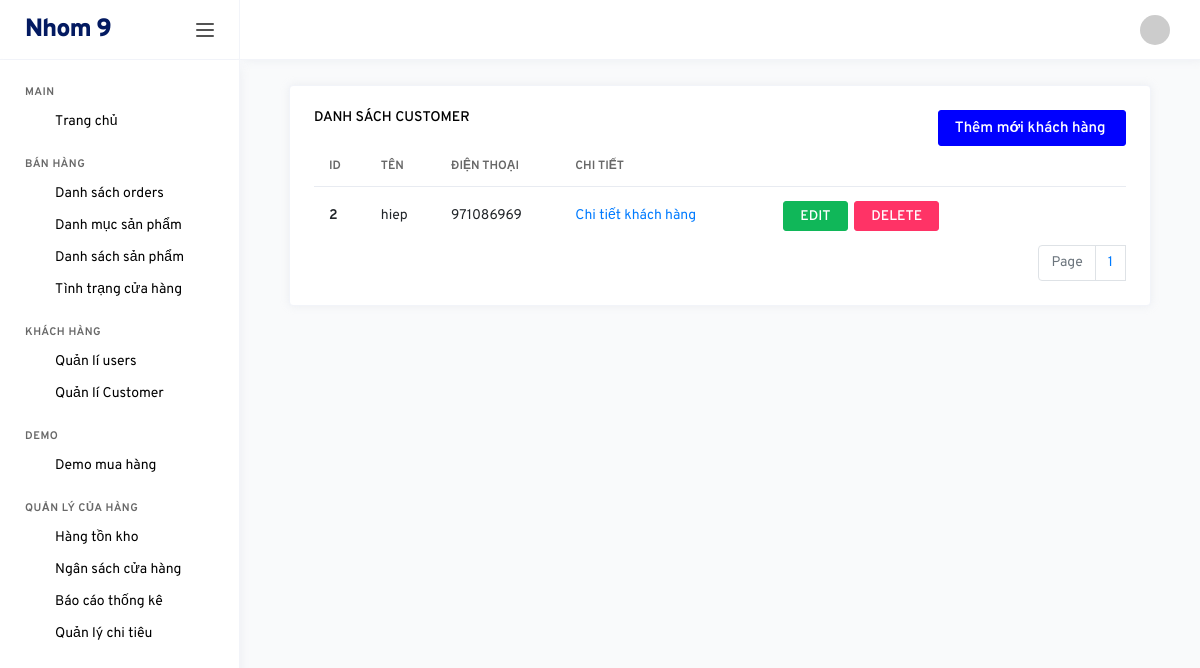
Before: /backend/index.php?controller=customers (signed in) with the older database file.
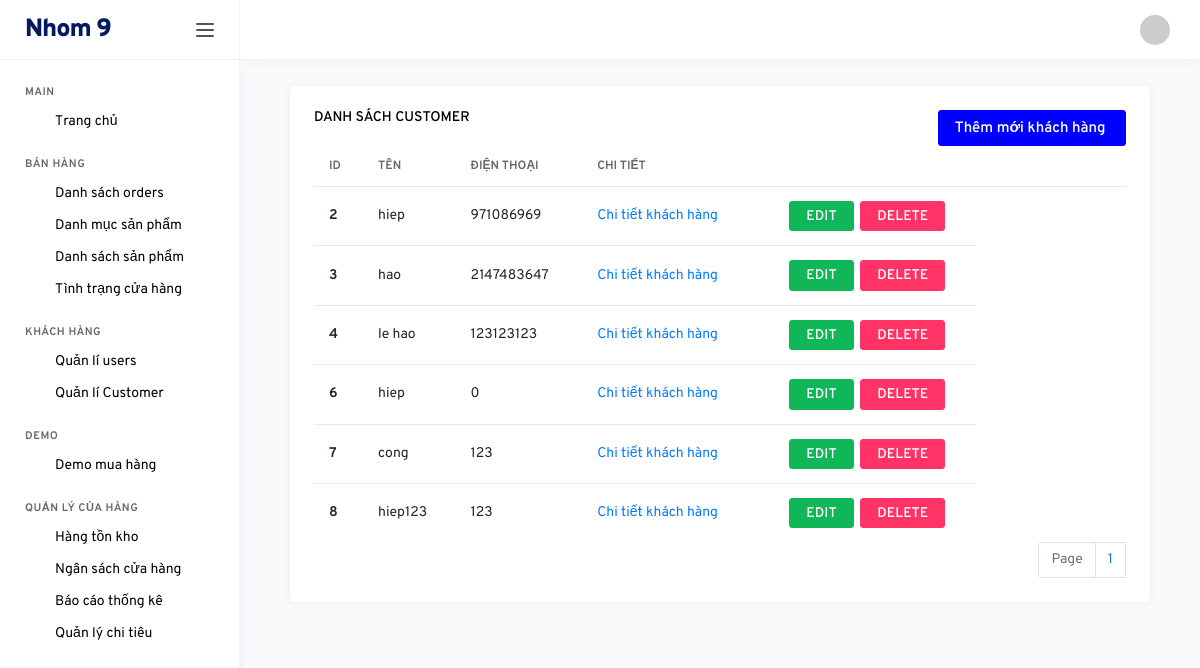
After: the same page with the newer database file.
### tables this page shows
CREATE TABLE `customers` (
  `id` int(11) NOT NULL,
  `name` varchar(500) NOT NULL,
  `phone` int(11) NOT NULL,
  `password` varchar(500) NOT NULL,
  `thoi_quen` varchar(500) NOT NULL,
  `so_thich` varchar(500) NOT NULL,
  `sinh_nhat` date NOT NULL
);

### backend/controllers/CustomersController.php (called while the page is built, shortened)
<?php
	include "models/CustomersModel.php";
	class CustomersController extends Controller{
		public function index(){
			$recordPerPage = 20;
			$numPage = ceil($this->totalRecord($recordPerPage)/$recordPerPage);
			$data= $this->modelRead($recordPerPage);
			$this->loadView("CustomersView.php",["data"=>$data,"numPage"=>$numPage]);
		}
	}
 ?>

### backend/models/CustomersModel.php (called while the page is built, shortened)
<?php
	trait customersModel{
		public function modelRead($recordPerPage){
			$p = isset($_GET["p"]) && is_numeric($_GET["p"]) && $_GET["p"] > 0 ? ($_GET["p"]-1) : 0;
			$from = $p * $recordPerPage;
			$conn = Connection::getInstance();
			$query = $conn->query("select * from customers order by id asc limit $from,$recordPerPage");
			$result = $query->fetchAll();
			return $result;
		}
		public function totalRecord($recordPerPage){
			$conn = Connection::getInstance();
			$query = $conn->query("select id from customers");
			return $query->rowCount();
		}
	}
 ?>

### backend/views/CustomersView.php (the view, shortened to what this page needs)
<?php $this->layoutPath = "Layout.php" ?>
                    <div class="col-md-12">
                <div class="col-md-12 grid-margin stretch-card">
                <div class="card">
                    <div class="card-body">
                    <div style=" float: right;">
                                    <a href="index.php?controller=customers&action=create" class="btn btn-primary"><h6>Thêm mới khách hàng&nbsp <i class="link-icon" data-feather="user-plus"></i></h6></a>
                                </div>
                                <h6 class="card-title">Danh sách customer</h6>
                                <div class="table-responsive">
                                        <table class="table table-hover">
                                            <thead>
                                                <tr>
                                                    <th>id</th>
                                                    <th>Tên</th>
                                                    <th>Điện thoại</th>
                                                    <th>Chi tiết</th>
                                                    <th></th>
                                                    <th style="width: 150px;"></th>
                                                </tr>
                                            </thead>
                                            <tbody>
                                                <?php foreach ($data as $row): ?>
                                                <tr>
                                                    <th><?php echo $row->id; ?></th>
                                                    <td><?php echo $row->name; ?></td>
                                                    <td><?php echo $row->phone; ?></td>
                                                    <td><a href="index.php?controller=customers&action=detail&id=<?php echo $row->id; ?>">Chi tiết khách hàng</a></td>
                                                    <td style="text-align:center;">
                                            <a class="btn btn-success" href="index.php?controller=customers&action=update&id=<?php echo $row->id; ?>">EDIT</a>&nbsp;
                                            <a class="btn btn-danger" href="index.php?controller=customers&action=delete&id=<?php echo $row->id; ?>" onclick="return window.confirm('Bạn có chắc?');">DELETE</a>
                                        </td>
                                                </tr>
                                                <?php endforeach; ?>
                                            </tbody>
                                        </table>
                                        <nav aria-label="Page navigation example">
                                        <ul class="pagination">
                                            <li class="page-item disabled"><a class="page-link" href="#">Page</a></li>
                                            <?php for($i = 1;$i <= $numPage; $i++): ?>
                                                <li><a class="page-link" href="index.php?controller=customers&p=<?php echo $i; ?>"><?php echo $i; ?></a></li>
                                                <?php endfor; ?>
                                        </ul>
                                        </nav>
                                </div>
                    </div>
                </div>
                    </div>
                    </div>

### backend/index.php (shortened to what this page needs)
<?php
	include "../app/Controller.php";
	$controller = isset($_GET["controller"]) ? $_GET["controller"]:"Home";
	$action = isset($_GET["action"]) ? $_GET["action"]:"index";
	$fileController = "controllers/".ucfirst($controller)."Controller.php";
	$classController = ucfirst($controller)."Controller";
	if (class_exists($classController)){
		$obj = new $classController();
		$obj->$action();
	} else die("$fileController không tồn tại");
 ?>

### app/Controller.php (shortened to what this page needs)
<?php
	class Controller{
		public $view = NULL;
		public $layoutPath = NULL;
		public function loadView($viewPath,$data = NULL){
			if (file_exists("views/$viewPath")){
					include "views/$viewPath";
					$this->view = ob_get_contents();
		}
			if ($this->layoutPath != NULL)
				include "views/$this->layoutPath";
			else
				echo $this->view;
		}
	}
 ?>

### backend/views/Layout.php (shortened to what this page needs)
<!DOCTYPE html>
<html lang="en">
<head>
    <link rel="stylesheet" href="../assets/backend/vendors/core/core.css">
  <link rel="stylesheet" href="../assets/backend/vendors/bootstrap-datepicker/bootstrap-datepicker.min.css">
    <link rel="stylesheet" href="../assets/backend/fonts/feather-font/css/iconfont.css">
    <link rel="stylesheet" href="../assets/backend/vendors/flag-icon-css/css/flag-icon.min.css">
    <link rel="stylesheet" href="../assets/backend/css/demo_1/style.css">
</head>
<body>
    <div class="main-wrapper">
        <nav class="sidebar">
      <div class="sidebar-header">
        <a href="index.php?controller=home" class="sidebar-brand">
          Nhom 9
        </a>
        <div class="sidebar-toggler not-active">
          <span></span>
          <span></span>
          <span></span>
        </div>
      </div>
      <div class="sidebar-body">
        <ul class="nav">
          <li class="nav-item nav-category">Main</li>
          <li class="nav-item">
            <a href="index.php?controller=home" class="nav-link">
              <i class="link-icon" data-feather="box"></i>
              <span class="link-title">Trang chủ</span>
            </a>
          </li>
          <li class="nav-item nav-category">Bán hàng</li>
          <li class="nav-item">
            <a href="index.php?controller=orders" class="nav-link">
              <i class="link-icon" data-feather="calendar"></i>
              <span class="link-title">Danh sách orders</span>
            </a>
          </li>
          <li class="nav-item">
            <a href="index.php?controller=categories" class="nav-link">
              <i class="link-icon" data-feather="list"></i>
              <span class="link-title">Danh mục sản phẩm</span>
            </a>
          </li>
          <li class="nav-item">
            <a href="index.php?controller=products" class="nav-link">
              <i class="link-icon" data-feather="shopping-bag"></i>
              <span class="link-title">Danh sách sản phẩm</span>
            </a>
          </li>
          <li class="nav-item">
            <a class="nav-link" data-toggle="collapse" href="#errorPages2" role="button" aria-expanded="false" aria-controls="errorPages22">
                <i class="link-icon" data-feather="grid"></i>
                <span class="link-title">Tình trạng cửa hàng</span>
                <i class="link-arrow" data-feather="chevron-down"></i>
            </a>
          </li>
          <li class="nav-item nav-category">Khách hàng</li>
          <li class="nav-item">
            <a href="index.php?controller=users" class="nav-link no-active" >
              <i class="link-icon" data-feather="users"></i>
              <span class="link-title">Quản lí users</span>
            </a>
            <a href="index.php?controller=customers" class="nav-link no-active" >
              <i class="link-icon" data-feather="users"></i>
              <span class="link-title">Quản lí Customer</span>
            </a>
          </li>
          <li class="nav-item nav-category">Demo</li>
          <li class="nav-item">
            <a href="index.php?controller=demo" class="nav-link no-active" >
              <i class="link-icon" data-feather="box"></i>
              <span class="link-title">Demo mua hàng</span>
            </a>
          </li>
          <li class="nav-item nav-category">Quản lý của hàng</li>
          <li class="nav-item">
            <a href="index.php?controller=store&action=ton_kho" class="nav-link no-active" >
              <i class="link-icon" data-feather="box"></i>
              <span class="link-title">Hàng tồn kho</span>
            </a>
          </li>
          <li class="nav-item">
            <a href="index.php?controller=store&action=ngan_sach" class="nav-link no-active" >
              <i class="link-icon" data-feather="box"></i>
              <span class="link-title">Ngân sách cửa hàng</span>
            </a>
          </li>
          <li class="nav-item">
            <a href="index.php?controller=ThongKe" class="nav-link no-active" >
              <i class="link-icon" data-feather="box"></i>
              <span class="link-title">Báo cáo thống kê</span>
            </a>
          </li>
          <li class="nav-item">
            <a href="index.php?controller=ThongKe&action=getChiTieu" class="nav-link no-active" >
              <i class="link-icon" data-feather="box"></i>
              <span class="link-title">Quản lý chi tiêu</span>
            </a>
          </li>
        </ul>
      </div>
    </nav>
        <div class="page-wrapper">
            <nav class="navbar">
                <div class="navbar-content">
                    <ul class="navbar-nav">
                        <li class="nav-item dropdown nav-profile">
                            <a class="nav-link dropdown-toggle" href="#" id="profileDropdown" role="button" data-toggle="dropdown" aria-haspopup="true" aria-expanded="false">
                                <img src="https://via.placeholder.com/30x30" alt="profile">
                            </a>
                        </li>
                    </ul>
                </div>
            </nav>
            <div class="page-content">
                <?php echo $this->view; ?>
            </div>
        </div>
    </div>
</body>
</html>

### backend/views/CustomersView.php (style rules this page uses)
.pagination { padding:0px; margin:0px; float: right; }

Changed rows visible on the page:
added customers: id "3", name "hao", phone "2147483647"
added customers: id "4", name "le hao", phone "123123123"
added customers: id "6", name "hiep", phone "0"
added customers: id "7", name "cong", phone "123"
added customers: id "8", name "hiep123", phone "123"
